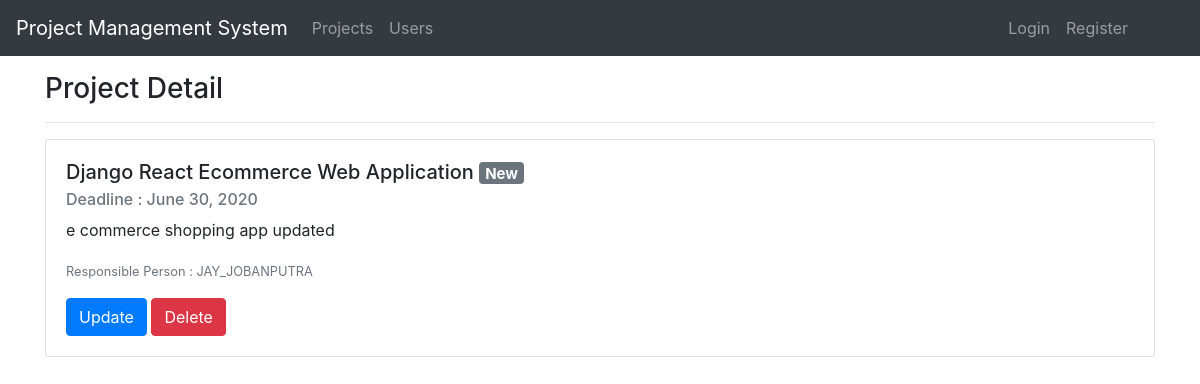
Page /7/ on the committed database.
### projects/models.py (models this page shows, shortened)
class Project(models.Model):
    project_name = models.CharField(max_length=200)
    description = models.TextField(blank=True)
    start_date = models.DateField(auto_now_add=True)
    end_date = models.DateField()
    status = models.CharField(max_length=4, choices=status, default=1)
    assign = models.ManyToManyField(User)
    class Meta:
        ordering = ['project_name']

### projects/views.py (the view)
# urls.py: path('<int:pk>/', ProjectDetailView.as_view() , name='project-detail'),
class ProjectDetailView(DetailView):
    model = Project
    context_object_name = 'project'

### projects/templates/projects/project_detail.html (shortened to what this page needs)
{% extends 'projects/base.html' %}
{% block content %}
    <div class="container">
        <h3 class="mt-3">Project Detail</h3><hr>
            <div class="card mt-2">
              <div class="card-body">
                  <h5 class="card-title">{{ project.project_name }}
                      {% if project.status == '1' %}
                        <span class="badge badge-secondary">New</span>
                      {% elif project.status == '2' %}
                        <span class="badge badge-secondary">In Progress</span>
                      {% elif project.status == '3' %}
                        <span class="badge badge-secondary">Completed</span>
                      {% else %}
                        <span class="badge badge-secondary">Cancelled</span>
                      {% endif %}
                  </h5>
                  <h6 class="card-subtitle mb-2 text-muted">Deadline : {{ project.end_date }}</h6>
                  <p class="card-text">{{ project.description }}</p>
                  <p class="card-text"><small class="text-muted">Responsible Person : {{ project.assign.all|join:', '|upper }}</small></p>
                  <a href="#" class="btn btn-primary">Update</a>
                  <a href="#" class="btn btn-danger">Delete</a>
              </div>
            </div>
    </div>
{% endblock content %}

### rows in the picture
Project: project_name "Django React Ecommerce Web Application", end_date "June 30, 2020", description "e commerce shopping app updated", assign.all "JAY_JOBANPUTRA"
